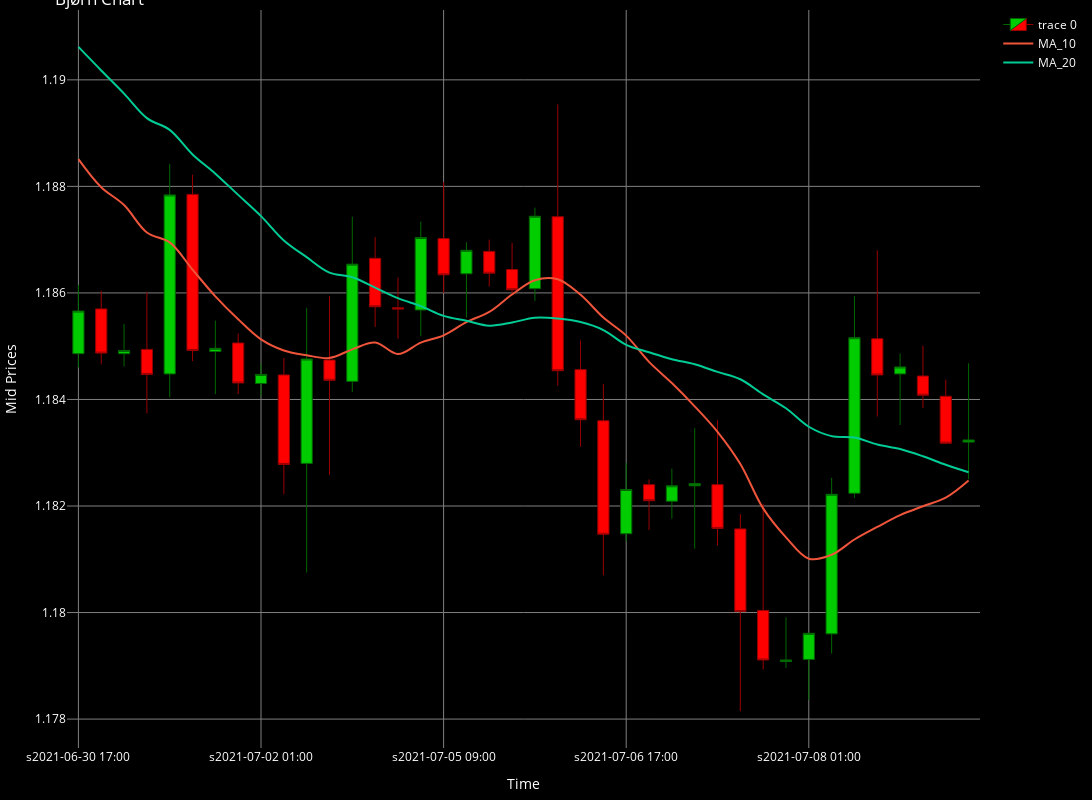

The notebook cell this image was saved under:
### Code cell
cp = CandlePlot(df_an.iloc[15:55])
cp.show_plot(line_traces = [MA_S, MA_L])
